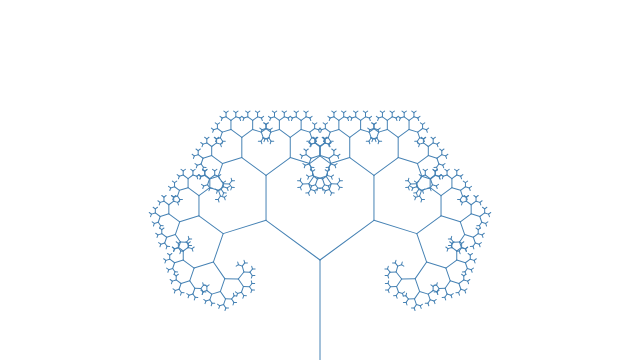
Frame 1 (no input)
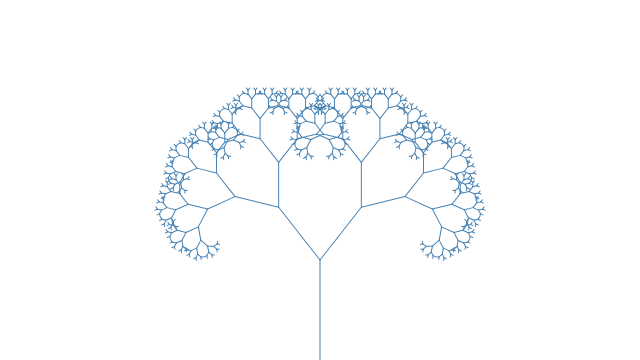
Frame 60 (no input)
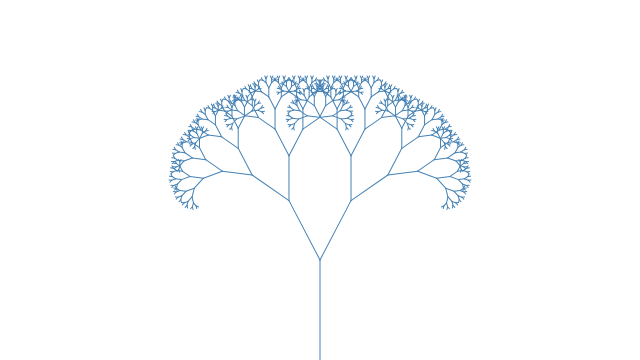
Frame 120 (the mouse pressed at the canvas centre since frame 60)

The p5.js sketch that drew these frames (run headless with seeded random() and noise() and a simulated clock; from frame 60 on, the mouse is pressed at the canvas centre):

// p5.js sketch
// ── sketch.js
let angle = 0;
let angleVel = 0.1; 
let minAngle = 0.15; 
let maxAngle = 1.58; 

function setup() {
  createCanvas(640, 360);
}

function draw() {
  clear();
  angle += angleVel; 
  angle = angle%TWO_PI;
  stroke(70,130,180);
  strokeWeight(1);
  translate(width*0.5, height);
  branch(100);
}

function branch(len) {
  line(0, 0, 0, -len);
  translate(0, -len);
  if (len > 4) {
    push();
    
    let rotationAngle = map(sin(angle), -1, 1, minAngle, maxAngle);
    rotate(rotationAngle); 
    branch(len*0.67);
    pop();
    push();
    rotate(-rotationAngle); 
    branch(len*0.67);
    pop();
  }
}
